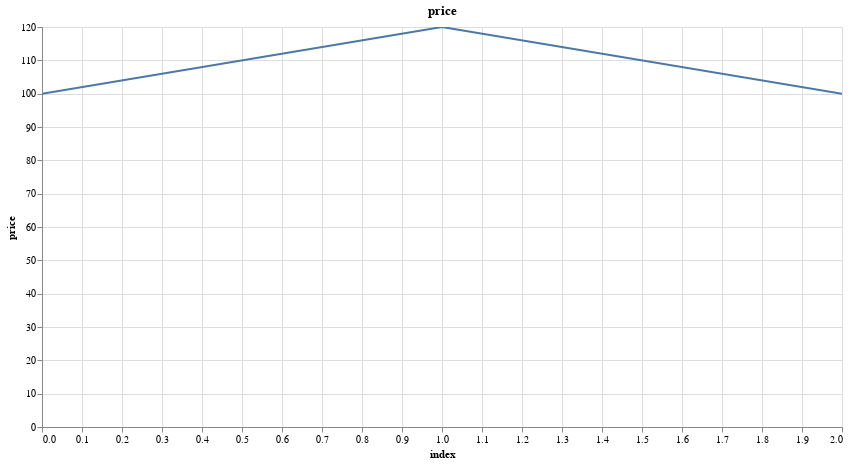

Notebook cell for this chart:
### Code cell
price_time_series = pl.DataFrame({'price':[100.0,120.0,100.0]})
r2.plot_column(price_time_series, 'price')

### Figure 1 — Vega-Lite specification as saved in the notebook (floating-point values rounded to 4 significant figures)
{"config": {"view": {"continuousWidth": 300, "continuousHeight": 300}}, "data": {"name": "data-8a82e780771e585be663a396ebfa5058"}, "mark": {"type": "line", "tooltip": true}, "encoding": {"x": {"field": "index", "type": "quantitative"}, "y": {"field": "price", "type": "quantitative"}}, "height": 400, "params": [{"name": "param_1e9efca18e7a2868", "select": {"type": "interval", "encodings": ["x", "y"]}, "bind": "scales"}], "title": "price", "width": 800, "$schema": "https://vega.github.io/schema/vega-lite/v6.1.0.json", "datasets": {"data-8a82e780771e585be663a396ebfa5058": [{"index": 0, "price": 100.0}, {"index": 1, "price": 120.0}, {"index": 2, "price": 100.0}]}}
